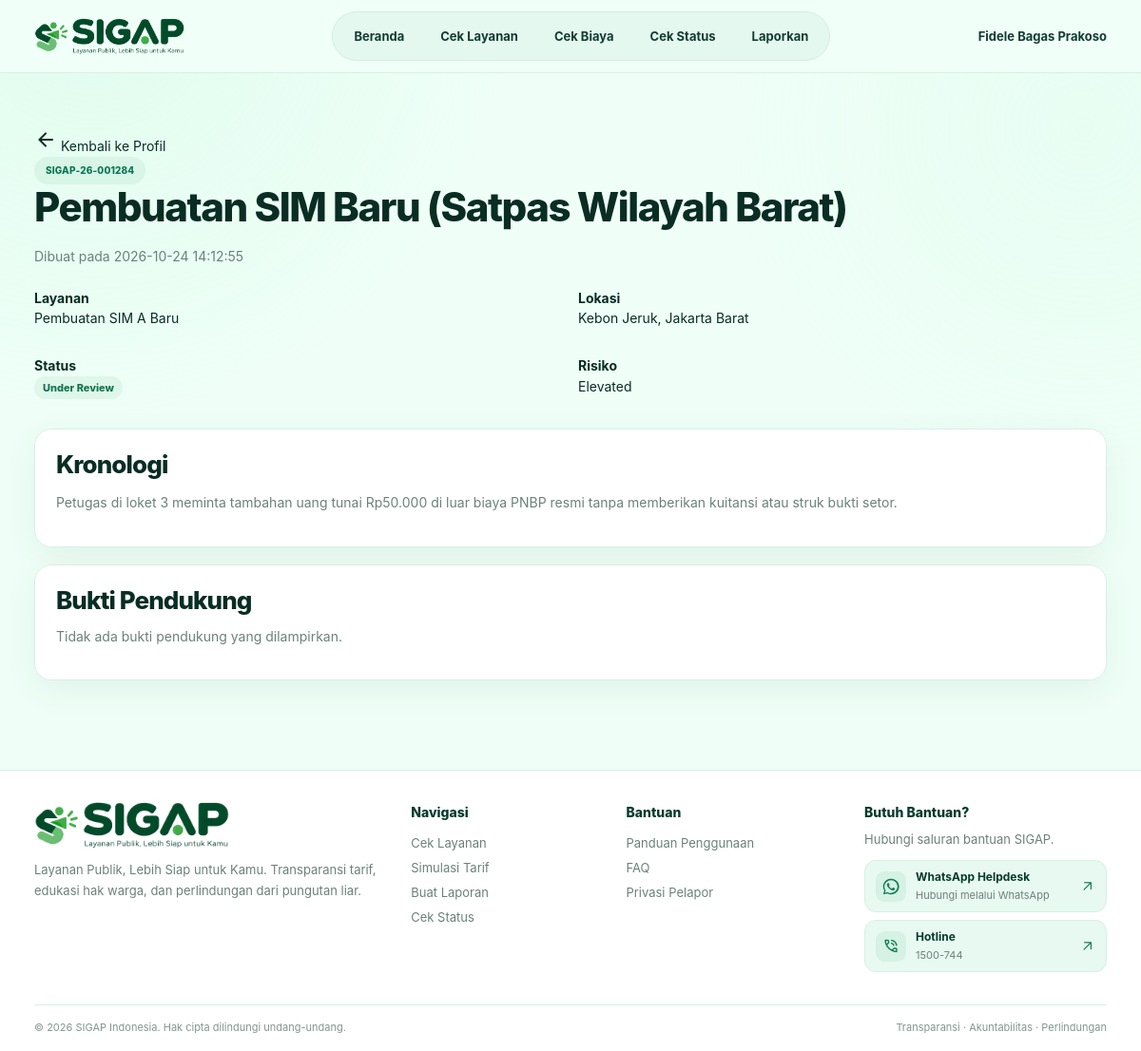
/user/report_detail.php?id=1 (signed in), run on the app's committed database.
### tables this page shows
CREATE TABLE reports (
    id BIGINT UNSIGNED AUTO_INCREMENT PRIMARY KEY,
    report_code VARCHAR(40) NOT NULL UNIQUE,
    access_code VARCHAR(40) NULL,
    user_id INT UNSIGNED NULL,
    service_id INT UNSIGNED NULL,
    location_id INT UNSIGNED NULL,
    report_mode ENUM('anonymous','account') NOT NULL DEFAULT 'anonymous',
    incident_type ENUM('additional_fee','no_receipt','delay','broker','other') NOT NULL DEFAULT 'other',
    title VARCHAR(200) NOT NULL,
    chronology TEXT NOT NULL,
    requested_amount DECIMAL(15,2) NULL,
    official_amount DECIMAL(15,2) NULL,
    discrepancy_amount DECIMAL(15,2) NULL,
    incident_at DATETIME NULL,
    risk_level ENUM('low','moderate','elevated','high') NOT NULL DEFAULT 'moderate',
    status ENUM('new','pending_review','under_review','follow_up','resolved','rejected') NOT NULL DEFAULT 'new',
    assigned_to INT UNSIGNED NULL,
    latitude DECIMAL(10,7) NULL,
    longitude DECIMAL(10,7) NULL,
    is_anonymous TINYINT(1) NOT NULL DEFAULT 1,
    created_at TIMESTAMP DEFAULT CURRENT_TIMESTAMP,
    updated_at TIMESTAMP DEFAULT CURRENT_TIMESTAMP ON UPDATE CURRENT_TIMESTAMP,
    FOREIGN KEY(user_id) REFERENCES users(id) ON UPDATE CASCADE ON DELETE SET NULL,
    FOREIGN KEY(service_id) REFERENCES public_services(id) ON UPDATE CASCADE ON DELETE SET NULL,
    FOREIGN KEY(location_id) REFERENCES locations(id) ON UPDATE CASCADE ON DELETE SET NULL,
    FOREIGN KEY(assigned_to) REFERENCES users(id) ON UPDATE CASCADE ON DELETE SET NULL,
    INDEX idx_report_status(status),
    INDEX idx_report_risk(risk_level),
    INDEX idx_report_service(service_id),
    INDEX idx_report_location(location_id),
    INDEX idx_report_created(created_at)
);

CREATE TABLE public_services (
    id INT UNSIGNED AUTO_INCREMENT PRIMARY KEY,
    category_id INT UNSIGNED NOT NULL,
    name VARCHAR(180) NOT NULL,
    institution VARCHAR(180) NULL,
    official_fee DECIMAL(15,2) NOT NULL DEFAULT 0,
    regulation VARCHAR(255) NULL,
    duration_minutes INT UNSIGNED NULL,
    description TEXT NULL,
    requirements TEXT NULL,
    procedure_text TEXT NULL,
    status ENUM('active','inactive') NOT NULL DEFAULT 'active',
    created_at TIMESTAMP DEFAULT CURRENT_TIMESTAMP,
    updated_at TIMESTAMP DEFAULT CURRENT_TIMESTAMP ON UPDATE CURRENT_TIMESTAMP,
    FOREIGN KEY(category_id) REFERENCES service_categories(id) ON UPDATE CASCADE ON DELETE RESTRICT,
    INDEX idx_service_status(status),
    INDEX idx_service_category(category_id)
);

CREATE TABLE locations (
    id INT UNSIGNED AUTO_INCREMENT PRIMARY KEY,
    province VARCHAR(100) NOT NULL,
    city VARCHAR(100) NULL,
    district VARCHAR(100) NULL,
    subdistrict VARCHAR(100) NULL,
    address TEXT NULL,
    latitude DECIMAL(10,7) NULL,
    longitude DECIMAL(10,7) NULL,
    created_at TIMESTAMP DEFAULT CURRENT_TIMESTAMP
);

### public/user/report_detail.php (the view, shortened to what this page needs)
<?php
require_once __DIR__ . '/../../config/database.php';
require_once __DIR__ . '/../../config/helpers.php';
$reportId = (int) ($_GET['id'] ?? 0);
$statement = $pdo->prepare("
    SELECT
        r.*,
        ps.name AS service,
        l.city,
        l.district
    FROM reports r
    LEFT JOIN public_services ps ON ps.id = r.service_id
    LEFT JOIN locations l ON l.id = r.location_id
    WHERE r.id = ?
      AND r.user_id = ?
    LIMIT 1
");
$statement->execute([
    $reportId,
    $_SESSION['user']['id'],
]);
$report = $statement->fetch(PDO::FETCH_ASSOC);
$evidenceRows = [];
try {
    $evidenceStmt = $pdo->prepare("
        SELECT file_name, file_path, file_type, file_size, created_at
        FROM report_evidence
        WHERE report_id = ?
        ORDER BY id ASC
    ");
    $evidenceStmt->execute([$reportId]);
    $evidenceRows = $evidenceStmt->fetchAll(PDO::FETCH_ASSOC) ?: [];
} catch (Throwable $exception) {
}
$formatBytes = static function ($bytes): string {
    $bytes = (int) $bytes;
    if ($bytes >= 1048576) {
        return number_format($bytes / 1048576, 1) . ' MB';
    }
    if ($bytes >= 1024) {
        return number_format($bytes / 1024) . ' KB';
    }
    return $bytes . ' B';
};
?>
<!doctype html>
<html lang="id">
<head>
    <link rel="stylesheet" href="/assets/css/style.css">
    <link rel="stylesheet" href="/assets/css/report_detail.css">
</head>
<body>
<?php require_once __DIR__ . '/../../config/navbar.php'; ?>
<main>
    <section class="section">
        <div class="container">
            <a href="/user/profile.php" class="report-detail-back">
                <span class="material-symbols-rounded" aria-hidden="true">arrow_back</span>
                <span>Kembali ke Profil</span>
            </a>
            <div class="detail-hero report-detail-hero">
                <span class="eyebrow"><?= e($report['report_code'] ?? '') ?></span>
                <h1><?= e($report['title'] ?? 'Laporan masyarakat') ?></h1>
                <p class="muted">Dibuat pada <?= e($report['created_at'] ?? '-') ?></p>
                <div class="two-col report-info-grid">
                    <div class="detail-info-item">
                        <b>Layanan</b>
                        <p><?= e($report['service'] ?? '-') ?></p>
                    </div>
                    <div class="detail-info-item">
                        <b>Lokasi</b>
                        <p><?= e(trim(($report['district'] ?? '-') . ', ' . ($report['city'] ?? '-'), ', ')) ?></p>
                    </div>
                    <div class="detail-info-item">
                        <b>Status</b>
                        <p><span class="status"><?= e(status_label($report['status'] ?? 'New')) ?></span></p>
                    </div>
                    <div class="detail-info-item">
                        <b>Risiko</b>
                        <p><?= risk_badge($report['risk_level'] ?? 'Unclassified') ?></p>
                    </div>
                </div>
            </div>
            <div class="card report-detail-card">
                <h2>Kronologi</h2>
                <p class="muted report-chronology"><?= nl2br(e($report['chronology'] ?? $report['description'] ?? 'Tidak ada kronologi yang dicantumkan.')) ?></p>
            </div>
            <section class="card report-detail-card">
                <h2>Bukti Pendukung</h2>
                <?php if ($evidenceRows): ?>
                    <div class="report-evidence-grid">
                        <?php foreach ($evidenceRows as $evidence): ?>
                            <?php
                            $storedPath = trim((string) ($evidence['file_path'] ?? ''));
                            $fileName = (string) ($evidence['file_name'] ?? basename($storedPath));
                            $fileType = (string) ($evidence['file_type'] ?? '');
                            $fileSize = (int) ($evidence['file_size'] ?? 0);
                            $normalizedPath = ltrim(str_replace('\\', '/', $storedPath), '/');
                            $normalizedPath = preg_replace('#^(\./)+#', '', $normalizedPath);
                            if (strpos($normalizedPath, 'public/') === 0) {
                                $normalizedPath = substr($normalizedPath, 7);
                            }
                            $marker = strpos($normalizedPath, 'storage/reports/');
                            if ($marker !== false) {
                                $normalizedPath = substr($normalizedPath, $marker);
                            }
                            $evidenceUrl = '/' . $normalizedPath;
                            $imageType = stripos($fileType, 'image/') === 0
                                || preg_match('/\.(png|jpe?g|gif|webp|bmp)$/i', $fileName);
                            ?>
                            <article class="report-evidence-card">
                                <div class="report-evidence-preview">
                                    <?php if ($imageType): ?>
                                        <img
                                            src="<?= e($evidenceUrl) ?>"
                                            alt="<?= e($fileName) ?>"
                                            loading="lazy"
                                            onerror="this.style.display='none'; this.nextElementSibling.style.display='block';"
                                        >
                                        <p class="report-evidence-error">Preview gambar tidak dapat dimuat. Periksa lokasi file.</p>
                                    <?php else: ?>
                                        <p class="report-evidence-error" style="display:block;color:#71877f;">Preview tidak tersedia untuk jenis file ini.</p>
                                    <?php endif; ?>
                                </div>
                                <div class="report-evidence-details">
                                    <p class="report-evidence-name"><?= e($fileName) ?></p>
                                    <p class="report-evidence-meta">
                                        <?= e($fileType !== '' ? $fileType : 'File') ?>
                                        <?php if ($fileSize > 0): ?> · <?= e($formatBytes($fileSize)) ?><?php endif; ?>
                                    </p>
                                    <a class="report-evidence-link" href="<?= e($evidenceUrl) ?>" target="_blank" rel="noopener noreferrer">Buka file asli</a>
                                </div>
                            </article>
                        <?php endforeach; ?>
                    </div>
                <?php else: ?>
                    <p class="muted">Tidak ada bukti pendukung yang dilampirkan.</p>
                <?php endif; ?>
            </section>
        </div>
    </section>
</main>
<?php require_once __DIR__ . '/../../config/footer.php'; ?>
</body>
</html>

### public/assets/css/style.css (style rules this page uses)
:root { --green-950: #053b2c; --green-900: #075b41; --green-850: #0a6a4b; --green-800: #08734f; --green-700: #147d59; --green-600: #258866; --mint-0: #f5fffa; --mint: #effff7; --mint-2: #dff8ed; --mint-3: #d2f5e4; --mint-4: #c3efdc; --text: #092d23; --muted: #6b817a; --muted-2: #82958f; --white: #fff; --line: #d9eee6; --line-strong: #c7e5d9; --amber: #e4a22e; --red: #cf3c3c; --shadow: 0 10px 34px rgba(16, 80, 58, .07); --shadow-hover: 0 18px 42px rgba(16, 80, 58, .12); --radius-sm: 10px; --radius-md: 14px; --radius-lg: 18px; --radius-xl: 24px; --ease: cubic-bezier(.22, .61, .36, 1); }
* { box-sizing: border-box; }
html { scroll-behavior: smooth; }
body { margin: 0; background: var(--mint); color: var(--text); font-family: Inter, ui-sans-serif, system-ui, -apple-system, "Segoe UI", Roboto, Arial, sans-serif; font-size: 14px; line-height: 1.55; -webkit-font-smoothing: antialiased; }
body::before { content: ""; position: fixed; inset: 0; pointer-events: none; background: radial-gradient(circle at 8% 0%, rgba(190, 244, 220, .28), transparent 28%), radial-gradient(circle at 95% 12%, rgba(205, 247, 228, .20), transparent 25%); z-index: -1; }
a { color: inherit; text-decoration: none; transition: color .18s var(--ease); }
h1, h2, h3, h4 { color: var(--text); font-weight: 850; letter-spacing: -.035em; line-height: 1.16; }
h1 { font-size: 42px; margin: 0 0 16px; }
h2 { font-size: 26px; margin: 0 0 12px; }
p { margin: 0 0 12px; }
.muted { color: var(--muted); }
.container { width: min(94%, 1500px); max-width: 1500px; margin-inline: auto; padding-inline: 0; box-sizing: border-box; }
.btn, .card, .notice, .public-nav a, .side-nav a, .input, .select, .searchbar { transition: transform .2s var(--ease), box-shadow .2s var(--ease), border-color .2s var(--ease), background-color .2s var(--ease), color .2s var(--ease); }
.eyebrow { display: inline-flex; align-items: center; gap: 7px; padding: 7px 12px; border-radius: 18px; background: #d8f5e7; color: #0a7653; font-size: 10px; font-weight: 850; letter-spacing: .15px; }
.section { padding: 58px 0; }
.card { background: rgba(255, 255, 255, .96); border: 1px solid var(--line); border-radius: var(--radius-lg); padding: 22px; box-shadow: var(--shadow); }
.card h2, .card h3 { margin-top: 0; }
.two-col { display: grid; grid-template-columns: 1fr 1fr; gap: 18px; }
.status { font-size: 11px; font-weight: 800; padding: 5px 9px; border-radius: 18px; background: #dff6eb; color: #147451; }

### public/assets/css/report_detail.css (style rules this page uses)
.report-detail-hero { margin-bottom: 22px; }
.report-info-grid { margin-top: 22px; gap: 16px; }
.report-detail-card { min-width: 0; margin-top: 18px; }
.report-detail-card h2 { margin-top: 0; }
.report-chronology { overflow-wrap: anywhere; line-height: 1.75; }

### data on the page
reports: report_code "SIGAP-26-001284", title "Pembuatan SIM Baru (Satpas Wilayah Barat)", created_at "2026-10-24 14:12:55", service.name "Pembuatan SIM A Baru", location.city "Kebon Jeruk, Jakarta Barat", status "Under Review", chronology "Petugas di loket 3 meminta tambahan uang tunai Rp50.000 di luar biaya PNBP resmi tanpa memberikan kuitansi atau struk bukti setor."

### other printed values
$item['label'] "Beranda"
$item['label'] "Cek Layanan"
$item['label'] "Cek Biaya"
$item['label'] "Cek Status"
$item['label'] "Laporkan"
$_SESSION['user']['name'] "Fidele Bagas Prakoso"
$label "Elevated"
